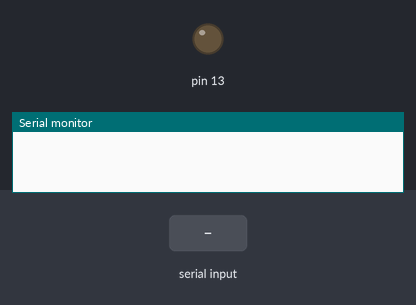
A sketch run on a simulated Arduino Uno, built with avr-gcc and run on an emulated ATmega328P. Parts: output pins drawn as LEDs (lit = HIGH), the last lines printed to the serial monitor. The inputs (shaded band) are chosen by the test bench.

Above: at 1.2 s.
1.3 s: "o" received over Serial
At 2.5 s:
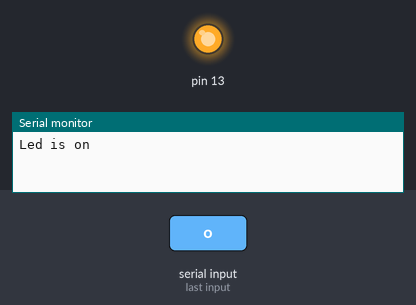
2.8 s: "1" received over Serial
At 3.7 s:
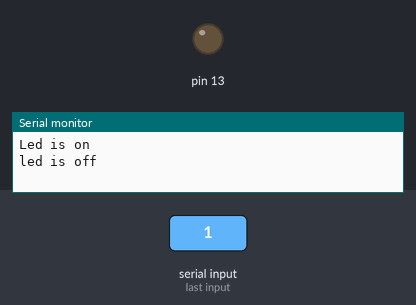
Timing chart, 0 to 5.8 s (numbered marks = the images above; inputs shaded):
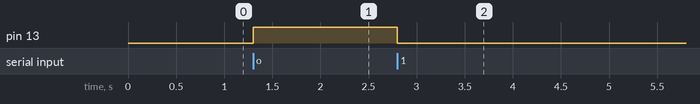

Measured:
- after the input at 1.3 s, pin 13: LOW → HIGH at once
- after the input at 2.8 s, pin 13: HIGH → LOW at once

The sketch:

test.ino
```cpp
char c;
void setup() {

pinMode(13,OUTPUT);
Serial.begin(9600);
}

void loop() {

while(Serial.available()){
c=Serial.read();

if(c=='o') {
  digitalWrite(13,1);
  Serial.println("Led is on");
}

  else {
    digitalWrite(13,0);
    Serial.println("led is off");
  }

}

}
```
